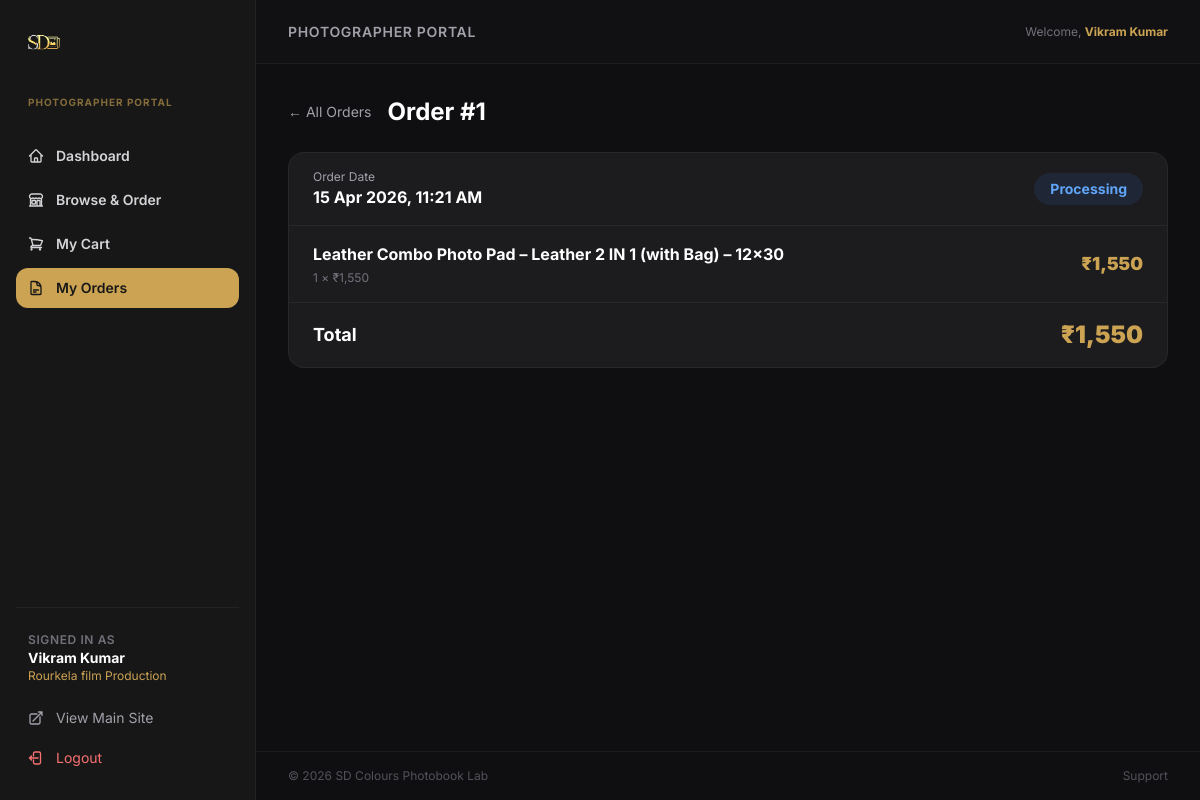
The app's page /photographer/orders.php?id=1 (signed in) with its own data.
### tables this page shows
CREATE TABLE IF NOT EXISTS `users` (
  `id` int(10) UNSIGNED NOT NULL AUTO_INCREMENT,
  `name` varchar(150) NOT NULL,
  `email` varchar(200) NOT NULL,
  `password_hash` varchar(255) NOT NULL,
  `role` enum('admin','photographer') NOT NULL DEFAULT 'photographer',
  `phone` varchar(20) DEFAULT NULL,
  `studio_name` varchar(200) DEFAULT NULL,
  `city` varchar(100) DEFAULT NULL,
  `status` enum('pending','approved','rejected') NOT NULL DEFAULT 'pending',
  `created_at` datetime NOT NULL DEFAULT current_timestamp(),
  PRIMARY KEY (`id`),
  UNIQUE KEY `email` (`email`)
);

CREATE TABLE IF NOT EXISTS `orders` (
  `id` int(10) UNSIGNED NOT NULL AUTO_INCREMENT,
  `photographer_id` int(10) UNSIGNED NOT NULL,
  `status` enum('pending','processing','shipped','delivered','cancelled') NOT NULL DEFAULT 'pending',
  `total` decimal(10,2) NOT NULL DEFAULT 0.00,
  `notes` text DEFAULT NULL,
  `admin_notes` text DEFAULT NULL,
  `created_at` datetime NOT NULL DEFAULT current_timestamp(),
  `updated_at` datetime NOT NULL DEFAULT current_timestamp() ON UPDATE current_timestamp(),
  PRIMARY KEY (`id`),
  KEY `fk_orders_user` (`photographer_id`),
  CONSTRAINT `fk_orders_user` FOREIGN KEY (`photographer_id`) REFERENCES `users` (`id`) ON DELETE CASCADE ON UPDATE CASCADE
);

CREATE TABLE IF NOT EXISTS `order_items` (
  `id` int(10) UNSIGNED NOT NULL AUTO_INCREMENT,
  `order_id` int(10) UNSIGNED NOT NULL,
  `product_id` int(10) UNSIGNED DEFAULT NULL,
  `product_name` varchar(200) NOT NULL,
  `size` varchar(100) DEFAULT NULL,
  `quantity` int(11) NOT NULL DEFAULT 1,
  `unit_price` decimal(10,2) NOT NULL,
  `notes` text DEFAULT NULL,
  PRIMARY KEY (`id`),
  KEY `fk_items_order` (`order_id`),
  KEY `fk_items_product` (`product_id`),
  CONSTRAINT `fk_items_order` FOREIGN KEY (`order_id`) REFERENCES `orders` (`id`) ON DELETE CASCADE ON UPDATE CASCADE,
  CONSTRAINT `fk_items_product` FOREIGN KEY (`product_id`) REFERENCES `products` (`id`) ON DELETE SET NULL ON UPDATE CASCADE
);

### includes/auth.php (called while the page is built, shortened)
<?php
function getCurrentUser() {
    $db = getDB();
    $stmt = $db->prepare('SELECT * FROM users WHERE id = ?');
    $stmt->execute([$_SESSION['user_id']]);
    return $stmt->fetch();
}

### photographer/orders.php (the view, shortened to what this page needs)
<?php
require_once '../includes/auth.php';
$db     = getDB();
$userId = $_SESSION['user_id'];
$viewId = isset($_GET['id']) ? (int)$_GET['id'] : null;
$order  = null;
$items  = [];
if ($viewId) {
    $stmt = $db->prepare("SELECT * FROM orders WHERE id=? AND photographer_id=?");
    $stmt->execute([$viewId, $userId]);
    $order = $stmt->fetch();
    if ($order) {
        $iStmt = $db->prepare("SELECT * FROM order_items WHERE order_id=?");
        $iStmt->execute([$viewId]);
        $items = $iStmt->fetchAll();
    }
}
$statusMap = [
    'pending'    => ['bg-yellow-500/10 text-yellow-400', '⏳', 'Pending'],
    'processing' => ['bg-blue-500/10 text-blue-400',    '⚙️', 'Processing'],
    'shipped'    => ['bg-purple-500/10 text-purple-400', '🚚', 'Shipped'],
    'delivered'  => ['bg-green-500/10 text-green-400',  '✅', 'Delivered'],
    'cancelled'  => ['bg-red-500/10 text-red-400',      '❌', 'Cancelled'],
];
require_once '../includes/photographer_header.php';
?>
  <?php if ($order): ?>
  <?php [$sc, $si, $sl] = $statusMap[$order['status']] ?? ['bg-zinc-500/10 text-zinc-400', '📄', ucfirst($order['status'])]; ?>
  <?php endif; ?>
<div class="hidden md:block">
  <div class="flex items-center justify-between mb-6">
    <div class="flex items-center gap-4">
      <?php if ($order): ?>
      <a href="/photographer/orders.php" class="text-zinc-400 hover:text-white transition-all text-sm">← All Orders</a>
      <h1 class="text-2xl font-bold text-white">Order #<?= $order['id'] ?></h1>
      <?php else: ?>
      <h1 class="text-2xl font-bold text-white">My Orders</h1>
      <?php endif; ?>
    </div>
  </div>
  <?php if ($order): ?>
  <?php [$sc, $si, $sl] = $statusMap[$order['status']] ?? ['bg-zinc-500/10 text-zinc-400', '📄', ucfirst($order['status'])]; ?>
  <div class="bg-darkcard border border-white/5 rounded-2xl overflow-hidden mb-6">
    <div class="px-6 py-4 border-b border-white/5 flex justify-between items-center">
      <div>
        <div class="text-zinc-400 text-xs">Order Date</div>
        <div class="text-white font-bold"><?= date('d M Y, h:i A', strtotime($order['created_at'])) ?></div>
      </div>
      <span class="px-4 py-1.5 rounded-full text-sm font-bold <?= $sc ?>"><?= $sl ?></span>
    </div>
    <?php foreach ($items as $item): ?>
    <div class="px-6 py-4 border-b border-white/5 flex justify-between items-center">
      <div>
        <div class="text-white font-bold"><?= htmlspecialchars($item['product_name']) ?><?= $item['size'] ? " – {$item['size']}" : '' ?></div>
        <div class="text-zinc-500 text-xs mt-1"><?= $item['quantity'] ?> × ₹<?= number_format($item['unit_price']) ?></div>
      </div>
      <div class="text-primary font-black text-lg">₹<?= number_format($item['unit_price'] * $item['quantity']) ?></div>
    </div>
    <?php endforeach; ?>
    <div class="px-6 py-4 flex justify-between items-center bg-white/3">
      <span class="text-white font-bold text-lg">Total</span>
      <span class="text-primary font-black text-2xl">₹<?= number_format($order['total']) ?></span>
    </div>
  </div>
  <?php endif; ?>
</div>
<?php require_once '../includes/photographer_footer.php'; ?>

### includes/photographer_header.php (shortened to what this page needs)
<?php
require_once __DIR__ . '/auth.php';
$currentPage = basename($_SERVER['PHP_SELF']);
$user        = getCurrentUser();
$isLocal     = in_array($_SERVER['HTTP_HOST'] ?? '', ['localhost','localhost:8000','localhost:8001','127.0.0.1']) || php_sapi_name() === 'cli';
$frontendUrl = $isLocal ? 'http://localhost:3000' : 'https://sdcolourslab.in';
function isNavActive($p, $cur) {
    return $p === $cur ? 'bg-primary text-secondary font-bold' : 'text-zinc-300 hover:bg-white/5 hover:text-white';
}
?>
<!DOCTYPE html>
<html lang="en">
<head>
  <script src="https://cdn.tailwindcss.com"></script>
</head>
<body>
<div class="flex min-h-screen">
  <aside class="hidden md:flex w-64 bg-secondary border-r border-white/5 flex-col justify-between py-6 px-4 sticky top-0 h-screen overflow-y-auto flex-shrink-0">
    <div class="space-y-6">
      <a href="/photographer/index.php" class="flex items-center px-2"><img src="/images/logo.png" alt="SD Colours" class="h-10 w-auto brightness-110" /></a>
      <div class="px-3"><span class="text-[10px] font-bold uppercase tracking-widest text-primary/60">Photographer Portal</span></div>
      <nav class="space-y-1">
        <a href="/photographer/index.php" class="flex items-center gap-3 px-3 py-2.5 rounded-xl text-sm font-semibold transition-all <?= isNavActive('index.php',$currentPage) ?>">
          Dashboard
        </a>
        <a href="/photographer/shop.php" class="flex items-center gap-3 px-3 py-2.5 rounded-xl text-sm font-semibold transition-all <?= isNavActive('shop.php',$currentPage) ?>">
          Browse &amp; Order
        </a>
        <a href="/photographer/cart.php" class="flex items-center gap-3 px-3 py-2.5 rounded-xl text-sm font-semibold transition-all <?= isNavActive('cart.php',$currentPage) ?>">
          My Cart
        </a>
        <a href="/photographer/orders.php" class="flex items-center gap-3 px-3 py-2.5 rounded-xl text-sm font-semibold transition-all <?= isNavActive('orders.php',$currentPage) ?>">
          My Orders
        </a>
      </nav>
    </div>
    <div class="space-y-4 pt-6 border-t border-white/5">
      <div class="px-3">
        <p class="text-xs text-zinc-500 font-semibold uppercase tracking-wider">Signed In As</p>
        <p class="text-sm text-white font-bold truncate"><?= htmlspecialchars($user['name']) ?></p>
        <p class="text-xs text-primary truncate"><?= htmlspecialchars($user['studio_name'] ?: $user['email']) ?></p>
      </div>
      <div class="space-y-1">
        <a href="<?= $frontendUrl ?>" class="flex items-center gap-3 px-3 py-2 rounded-lg text-sm text-zinc-400 hover:bg-white/5 hover:text-white transition-all">
          View Main Site
        </a>
        <a href="/logout.php" class="flex items-center gap-3 px-3 py-2 rounded-lg text-sm text-red-400 hover:bg-red-500/10 transition-all">
          Logout
        </a>
      </div>
    </div>
  </aside>
  <div class="flex-grow flex flex-col min-w-0">
    <header class="hidden md:flex h-16 border-b border-white/5 items-center justify-between px-8 bg-secondary/30 flex-shrink-0">
      <h2 class="text-sm font-semibold text-zinc-400 uppercase tracking-wider">Photographer Portal</h2>
      <span class="text-xs text-zinc-500">Welcome, <strong class="text-primary"><?= htmlspecialchars($user['name']) ?></strong></span>
    </header>
    <div class="flex-grow md:p-6 lg:p-8 overflow-y-auto">

### includes/photographer_header.php (style rules this page uses)
* { -webkit-tap-highlight-color: transparent; box-sizing: border-box; }
body { font-family: 'Inter', sans-serif; background: #0f0f11; color: #f4f4f5; }

### records on screen
users: name "Vikram Kumar", studio_name "Rourkela film Production"
orders: id "1", created_at "15 Apr 2026, 11:21 AM", total "1,550"
order_items: product_name "Leather Combo Photo Pad – Leather 2 IN 1 (with Bag)", size "12x30", quantity "1", unit_price "1,550", $item['unit_price'] * $item['quantity'] "1,550"

### other values on screen
$sl "Processing"
